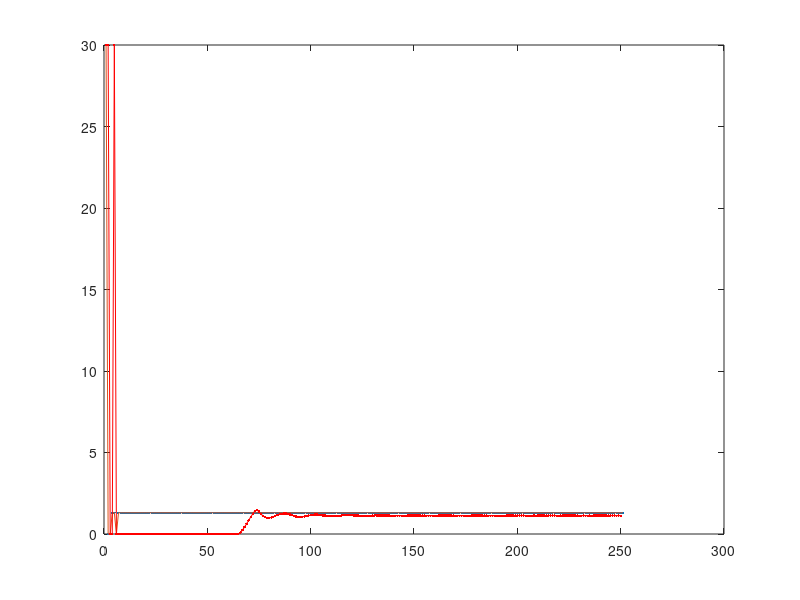

Recreate this plot in MATLAB.
clc
clear
%close all
fid1 = fopen('target.txt','rt');
fid2 = fopen('actual.txt','rt');

target=fscanf(fid1,'%f\n');
actual=fscanf(fid2,'%f\n');

fclose(fid1);
fclose(fid2);
figure;
plot(target,'.');hold on;plot(target);hold on;
plot(actual,'r.');hold on;plot(actual,'r');hold on;
